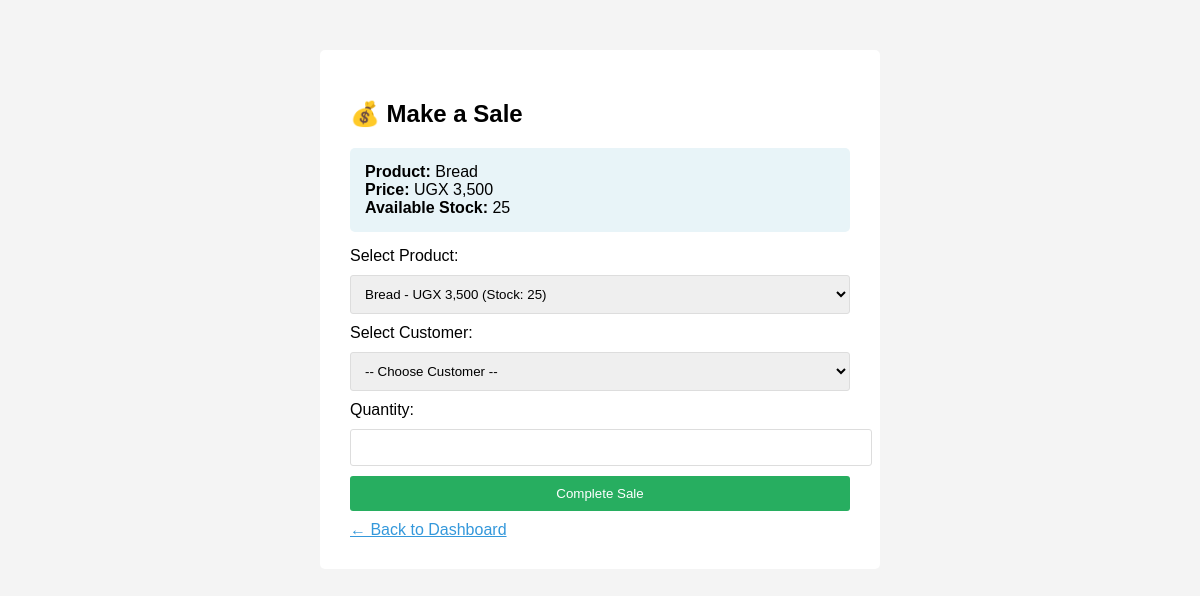
/sell_product.php?id=4, run on the app's committed database.
### tables this page shows
CREATE TABLE products (
    id INT AUTO_INCREMENT PRIMARY KEY,
    name VARCHAR(255) NOT NULL,
    category VARCHAR(100),
    price DECIMAL(10, 2) NOT NULL,
    stock_quantity INT NOT NULL,
    expiry_date DATE,
    created_at TIMESTAMP DEFAULT CURRENT_TIMESTAMP
);

### sell_product.php (the view, shortened to what this page needs)
<?php
include 'db_config.php';
$product = null;
if(isset($_GET['id'])) {
    $product_id = $_GET['id'];
    $result = $conn->query("SELECT * FROM products WHERE id = $product_id");
    $product = $result->fetch_assoc();
}
?>
<!DOCTYPE html>
<html>
<head>
</head>
<body>
    <div class="container">
        <h2>💰 Make a Sale</h2>
        <?php if($product): ?>
            <div class="product-info">
                <strong>Product:</strong> <?php echo $product['name']; ?><br>
                <strong>Price:</strong> UGX <?php echo number_format($product['price']); ?><br>
                <strong>Available Stock:</strong> <?php echo $product['stock_quantity']; ?>
            </div>
        <?php endif; ?>
        <form method="POST">
            <label>Select Product:</label>
            <select name="product_id" required>
                <?php
                $products = $conn->query("SELECT * FROM products WHERE stock_quantity > 0 ORDER BY name");
                while($p = $products->fetch_assoc()) {
                    $selected = ($product && $product['id'] == $p['id']) ? "selected" : "";
                    echo "<option value='{$p['id']}' $selected>{$p['name']} - UGX " . number_format($p['price']) . " (Stock: {$p['stock_quantity']})</option>";
                }
                ?>
            </select>
            <label>Select Customer:</label>
            <select name="customer_id" required>
                <option value="">-- Choose Customer --</option>
            </select>
            <label>Quantity:</label>
            <input type="number" name="quantity" min="1" required>
            <button type="submit" name="sell">Complete Sale</button>
        </form>
        <a href="index.php">← Back to Dashboard</a>
    </div>
</body>
</html>

### sell_product.php (style rules this page uses)
body { font-family: Arial, sans-serif; background: #f4f4f4; }
.container { max-width: 500px; margin: 50px auto; background: white; padding: 30px; border-radius: 5px; }
select, input { width: 100%; padding: 10px; margin: 10px 0; border: 1px solid #ddd; border-radius: 3px; }
button { background: #27ae60; color: white; padding: 10px 20px; border: none; border-radius: 3px; cursor: pointer; width: 100%; }
.product-info { background: #e8f4f8; padding: 15px; border-radius: 5px; margin: 15px 0; }
a { display: inline-block; margin-top: 10px; color: #3498db; }

### data on the page
products: name "Bread", price "3,500", stock_quantity "25"

### other printed values
form field product_id "Bread - UGX 3,500 (Stock: 25)"
